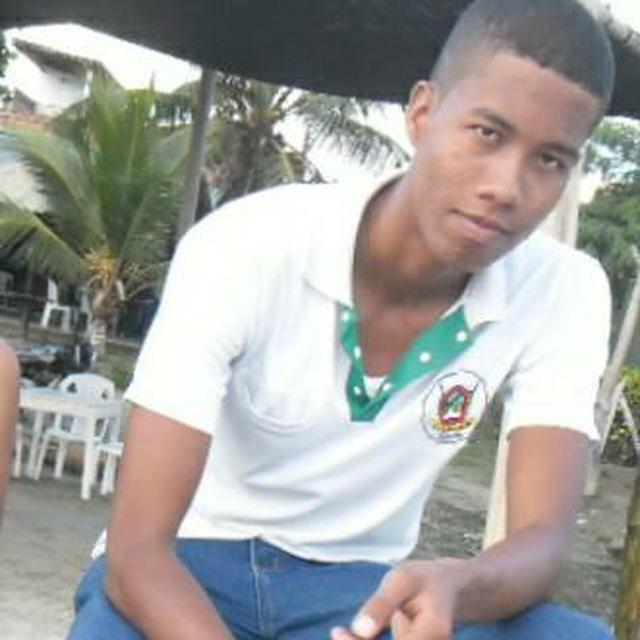
#> input picture ascii2png/Images/input.jpg, 640 x 640 px
$ python remake.py --input Images/input.jpg   (older library calls are emulated)
#> lines starting #> are read from the running program, lines starting #| are printed output that depends on the picture
from __future__ import division

from PIL import ImageFont, ImageDraw, ImageStat, Image
from argparse import ArgumentParser
from os.path import exists
from random import choice


def configFont(name=''):
    """configura el valor de intensidad para cada letra"""
    if name:
        font = ImageFont.truetype(name, 20)
    else:
        font = ImageFont.load_default()

    img = Image.new('L', font.getsize(' '), 255)
    text = ImageDraw.Draw(img, 'L')
    name = name.replace('.ttf', '') + 'setup.txt'
    with open(name, 'w') as file:
        for i in range(0, 256):
            size = text.textsize(chr(i))
            if size[0] and size[1]:
                text.rectangle([(0, 0), img.size], 255, 255)
                text.text((0, 0), chr(i), font=font)
                px = ImageStat.Stat(img)._getmean()[0]
                px = int(round(px))
                file.write('{} {} {}\n'.format(i, chr(i), px))
    img.close()


def grayImage(filename):
#> called with filename = 'Images/input.jpg'
    img = Image.open(filename)
#> img is the input picture: PIL image 640x640 RGB; mean R, G, B 160.4, 160.2, 157.3
    gray = img.convert('L')
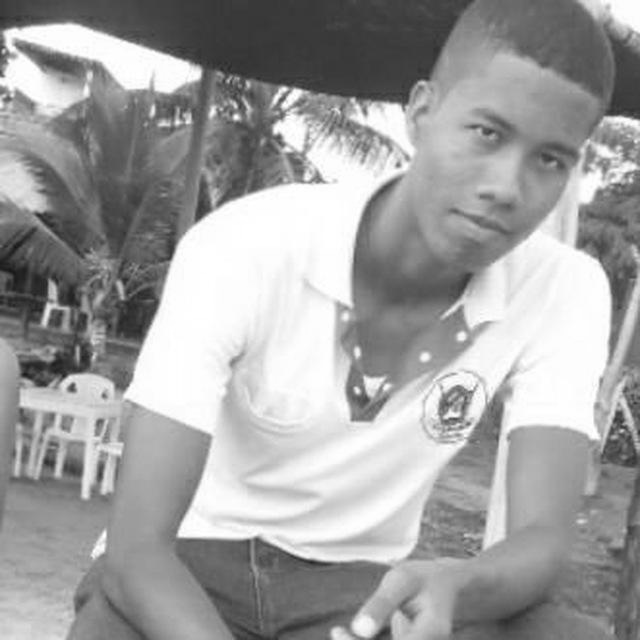
#> gray: PIL image 640x640 L; min 20, max 255, mean 159.9

    img.close()

    return gray


def loadSetup(font_name):
    name = font_name.replace('.ttf', '') + 'setup.txt'
    if not exists(name):
        configFont(font_name)

    dictr = {}
    with open(name, 'r') as file:
        for line in file:
            words = line.replace('\n', '').split()
            if not len(words) == 3:
                continue
            key = int(words[2])
            if dictr.get(key, 0):
                dictr[key].append(words[1])
            else:
                dictr[key] = [words[1]]

    return dictr


# [49 lines left out: functions bijection, changeRange, toAscii, not called in this run]


def main():
    parser = ArgumentParser(description='''This program converts an image to
                            ASCII and saves it in png and txt files''')
    parser.add_argument('-i', '--input', help='name of the input image',
                        type=str, metavar='INPUT')
    parser.add_argument('-o', '--output', default='ascii', type=str,
                        help='names of the output file without format')
    parser.add_argument('--format', default='PNG', metavar='PNG/TXT/BOTH',
                        help='''PNG tells the program that the output is an
                        image, TXT indicates the output is in plain text and
                        and BOTH indicates both formats''',
                        choices=['PNG', 'TXT', 'BOTH'])
    parser.add_argument('--size', default=(0, 0), type=int, nargs=2,
                        metavar=('WIDTH', 'HEIGHT'), dest='s',
                        help='''size of the output string''')
    parser.add_argument('-w', '--width', default=0, type=int, dest='w',
                        help='width of the output string', metavar='WIDTH')
    parser.add_argument('--height', default=0, type=int, dest='h',
                        help='height of the output string', metavar='HEIGHT')
    parser.add_argument('-a', '--autoscaled', default=0, type=int, dest='a',
                        help='''if this argument is passed, the output image
                        will be proportional to the input image''',
                        nargs='?', const=-1)
    parser.add_argument('-s', action='count', default=0, dest='space',
                        help='separation between the characters')
    parser.add_argument('-f', '--font', default='', type=str,
                        help='font to be used in the conversion')
    parser.add_argument('--invert', action='store_true',
                        help='''invert output image. Use if your display has
                        a dark background''')
    parser.add_argument('-u', '--uniform', action='store_true',
                        help='''Uses same character for same intensity.
                        The characters will be random by default''')

    args = parser.parse_args()

    gray_image = grayImage(args.input)
    gray_image = gray_image.resize((int(gray_image.width / 10),
                                    int(gray_image.height / 10)))
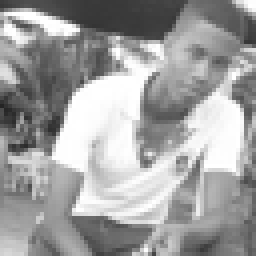
#> gray_image: PIL image 64x64 L (shown 4 times larger); min 36, max 255, mean 159.9
    dictr = loadSetup(args.font)
    new_dictr = changeRange(dictr)

    string = toAscii(gray_image, new_dictr, uniform=args.uniform)
    print(string)
    gray_image.close()


if __name__ == '__main__':
#> (the run stopped early here; a loop or call above may not have finished)

$ run again, on ascii2png/Images/example2.png
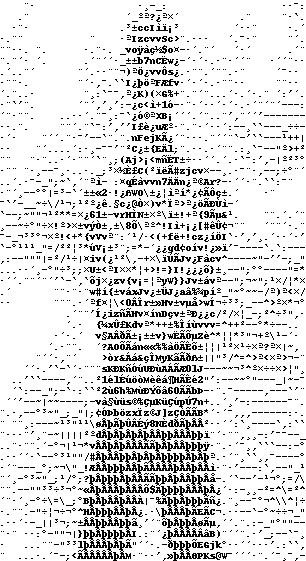
#> input picture ascii2png/Images/example2.png, 306 x 561 px
#> in grayImage, img is the input picture: PIL image 306x561 L; 86.3% white; black in thin lines or dots
#> in main, `gray_image = gray_image.resize((int(gray_image.width / 10), int(gray_i..`:
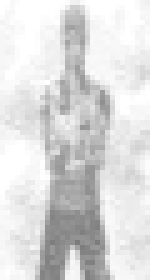
#> gray_image: PIL image 30x56 L (shown 5 times larger); min 124, max 255, mean 219.6
